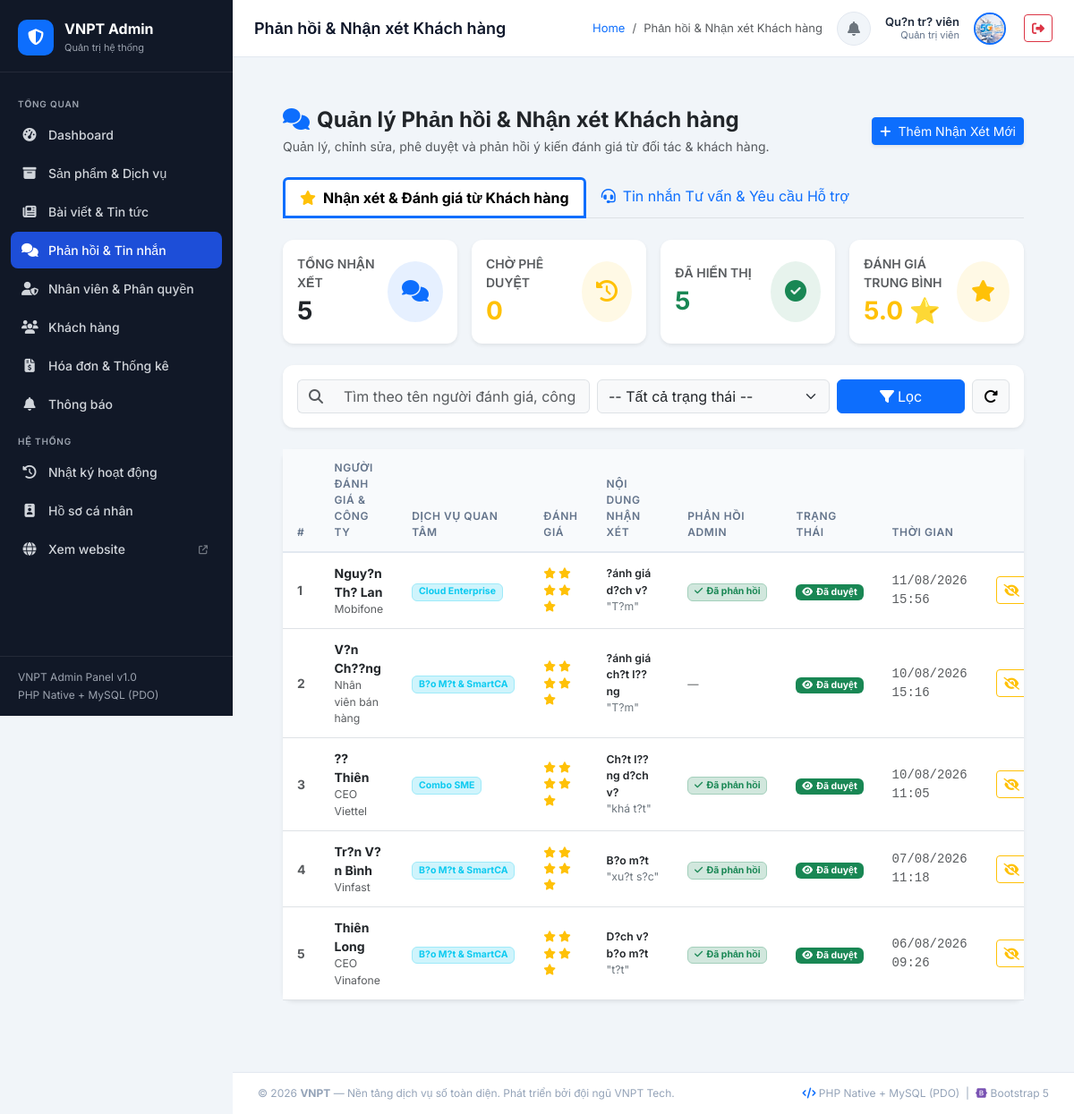
/admin_panel/customer_messages.php (signed in), run on the app's committed database.
### tables this page shows
CREATE TABLE `tai_khoan` (
  `id` bigint unsigned NOT NULL AUTO_INCREMENT,
  `email` varchar(150) NOT NULL,
  `hinh_anh_url` varchar(255) DEFAULT NULL,
  `mat_khau_hash` varchar(255) NOT NULL,
  `loai_tai_khoan` enum('nhan_vien','khach_hang') NOT NULL,
  `vai_tro_id` bigint unsigned NOT NULL,
  `trang_thai` enum('hoat_dong','khoa','cho_xac_thuc') NOT NULL DEFAULT 'cho_xac_thuc',
  `da_xac_thuc_email` tinyint(1) NOT NULL DEFAULT '0',
  `created_at` datetime DEFAULT CURRENT_TIMESTAMP,
  `updated_at` datetime DEFAULT CURRENT_TIMESTAMP ON UPDATE CURRENT_TIMESTAMP,
  PRIMARY KEY (`id`),
  UNIQUE KEY `email` (`email`),
  KEY `vai_tro_id` (`vai_tro_id`),
  CONSTRAINT `tai_khoan_ibfk_1` FOREIGN KEY (`vai_tro_id`) REFERENCES `vai_tro` (`id`)
);

CREATE TABLE `nhan_vien` (
  `id` bigint unsigned NOT NULL AUTO_INCREMENT,
  `tai_khoan_id` bigint unsigned NOT NULL,
  `ho_ten` varchar(150) NOT NULL,
  `created_at` datetime DEFAULT CURRENT_TIMESTAMP,
  `updated_at` datetime DEFAULT CURRENT_TIMESTAMP ON UPDATE CURRENT_TIMESTAMP,
  PRIMARY KEY (`id`),
  UNIQUE KEY `tai_khoan_id` (`tai_khoan_id`),
  CONSTRAINT `nhan_vien_ibfk_1` FOREIGN KEY (`tai_khoan_id`) REFERENCES `tai_khoan` (`id`) ON DELETE CASCADE
);

CREATE TABLE `vai_tro` (
  `id` bigint unsigned NOT NULL AUTO_INCREMENT,
  `ten_vai_tro` varchar(100) NOT NULL,
  `nhom_vai_tro` enum('nhan_vien','khach_hang') NOT NULL COMMENT 'Xác định vai trò này dùng cho nhân viên hay khách hàng',
  `mo_ta` varchar(255) DEFAULT NULL,
  PRIMARY KEY (`id`),
  UNIQUE KEY `ten_vai_tro` (`ten_vai_tro`)
);

CREATE TABLE `danh_gia_san_pham` (
  `id` bigint unsigned NOT NULL AUTO_INCREMENT,
  `san_pham_id` bigint unsigned DEFAULT NULL,
  `khach_hang_id` bigint unsigned DEFAULT NULL,
  `ho_ten_nguoi_danh_gia` varchar(255) DEFAULT NULL,
  `chuc_vu_cong_ty` varchar(255) DEFAULT NULL,
  `ten_dich_vu` varchar(255) DEFAULT NULL,
  `don_hang_chi_tiet_id` bigint unsigned DEFAULT NULL,
  `so_sao` tinyint NOT NULL,
  `tieu_de` varchar(200) DEFAULT NULL,
  `noi_dung` text,
  `phan_hoi_admin` text,
  `ngay_phan_hoi_admin` datetime DEFAULT NULL,
  `hinh_anh_dinh_kem` longtext,
  `trang_thai_duyet` enum('cho_duyet','da_duyet','tu_choi') DEFAULT 'cho_duyet',
  `created_at` datetime DEFAULT CURRENT_TIMESTAMP,
  PRIMARY KEY (`id`),
  KEY `khach_hang_id` (`khach_hang_id`),
  KEY `don_hang_chi_tiet_id` (`don_hang_chi_tiet_id`),
  KEY `idx_danhgia_sanpham_duyet` (`san_pham_id`,`trang_thai_duyet`),
  CONSTRAINT `danh_gia_san_pham_ibfk_1` FOREIGN KEY (`san_pham_id`) REFERENCES `san_pham` (`id`) ON DELETE CASCADE,
  CONSTRAINT `danh_gia_san_pham_ibfk_2` FOREIGN KEY (`khach_hang_id`) REFERENCES `khach_hang` (`id`) ON DELETE CASCADE,
  CONSTRAINT `danh_gia_san_pham_ibfk_3` FOREIGN KEY (`don_hang_chi_tiet_id`) REFERENCES `don_hang_chi_tiet` (`id`) ON DELETE SET NULL,
  CONSTRAINT `danh_gia_san_pham_chk_1` CHECK ((`so_sao` between 1 and 5)),
  CONSTRAINT `danh_gia_san_pham_chk_2` CHECK (json_valid(`hinh_anh_dinh_kem`))
);

### admin_panel/customer_messages.php (the view, shortened to what the rows shown need)
<?php
require_once __DIR__ . '/auth_check.php';
require_once __DIR__ . '/db.php';
$tab = $_GET['tab'] ?? 'reviews';
$whereRev  = ["1=1"];
$paramsRev = [];
$whereRevSql = implode(' AND ', $whereRev);
$stmtRev = $pdo->prepare("SELECT * FROM danh_gia_san_pham WHERE $whereRevSql ORDER BY id DESC");
$stmtRev->execute($paramsRev);
$reviews = $stmtRev->fetchAll(PDO::FETCH_ASSOC);
require_once __DIR__ . '/header.php';
?>
<div class="page-content">
    <?php if ($tab === 'reviews'): ?>
    <div class="card border-0 shadow-sm">
        <div class="table-responsive">
            <table class="table table-hover align-middle mb-0">
                <thead class="table-light">
                    <tr>
                        <th style="width: 50px;">#</th>
                        <th>Người đánh giá &amp; Công ty</th>
                        <th>Dịch vụ quan tâm</th>
                        <th>Đánh giá</th>
                        <th>Nội dung nhận xét</th>
                        <th>Phản hồi Admin</th>
                        <th>Trạng thái</th>
                        <th>Thời gian</th>
                        <th style="width: 140px;" class="text-end">Thao tác</th>
                    </tr>
                </thead>
                <tbody>
                <?php if (empty($reviews)): ?>
                    <tr>
                        <td colspan="9" class="text-center py-5 text-muted">
                            <i class="fa-regular fa-comment-dots fs-1 d-block mb-2 opacity-50"></i>
                            Chưa có nhận xét hoặc đánh giá nào.
                        </td>
                    </tr>
                <?php else: ?>
                    <?php foreach ($reviews as $idx => $r): ?>
                    <tr>
                        <td class="text-muted fw-bold"><?= $idx + 1 ?></td>
                        <td>
                            <div class="fw-bold text-dark"><?= htmlspecialchars($r['ho_ten_nguoi_danh_gia'] ?: 'Khách hàng') ?></div>
                            <div class="text-muted small"><?= htmlspecialchars($r['chuc_vu_cong_ty'] ?: 'Doanh nghiệp') ?></div>
                        </td>
                        <td>
                            <span class="badge bg-info-subtle text-info border border-info-subtle">
                                <?= htmlspecialchars($r['ten_dich_vu'] ?: 'Cloud Enterprise') ?>
                            </span>
                        </td>
                        <td>
                            <div class="text-warning small fw-bold">
                                <?php for ($s = 1; $s <= 5; $s++): ?>
                                    <i class="fa-<?= $s <= (int)$r['so_sao'] ? 'solid' : 'regular' ?> fa-star"></i>
                                <?php endfor; ?>
                            </div>
                        </td>
                        <td>
                            <?php if ($r['tieu_de']): ?>
                            <div class="fw-semibold text-dark small"><?= htmlspecialchars($r['tieu_de']) ?></div>
                            <?php endif; ?>
                            <div class="text-secondary small text-truncate" style="max-width: 250px;" title="<?= htmlspecialchars($r['noi_dung']) ?>">
                                "<?= htmlspecialchars($r['noi_dung']) ?>"
                            </div>
                        </td>
                        <td>
                            <?php if ($r['phan_hoi_admin']): ?>
                                <span class="badge bg-success-subtle text-success border border-success-subtle" title="<?= htmlspecialchars($r['phan_hoi_admin']) ?>">
                                    <i class="fa-solid fa-check me-1"></i>Đã phản hồi
                                </span>
                            <?php else: ?>
                                <span class="text-muted small">—</span>
                            <?php endif; ?>
                        </td>
                        <td>
                            <?php if ($r['trang_thai_duyet'] === 'da_duyet'): ?>
                                <span class="badge bg-success"><i class="fa-solid fa-eye me-1"></i>Đã duyệt</span>
                            <?php elseif ($r['trang_thai_duyet'] === 'tu_choi'): ?>
                                <span class="badge bg-secondary"><i class="fa-solid fa-eye-slash me-1"></i>Đã ẩn</span>
                            <?php else: ?>
                                <span class="badge bg-warning text-dark"><i class="fa-solid fa-clock me-1"></i>Chờ duyệt</span>
                            <?php endif; ?>
                        </td>
                        <td class="text-muted small font-monospace">
                            <?= date('d/m/Y H:i', strtotime($r['created_at'])) ?>
                        </td>
                        <td class="text-end">
                            <div class="btn-group btn-group-sm">
                                <?php if ($r['trang_thai_duyet'] !== 'da_duyet'): ?>
                                <form method="POST" class="d-inline">
                                    <input type="hidden" name="action" value="toggle_review_status">
                                    <input type="hidden" name="review_id" value="<?= $r['id'] ?>">
                                    <input type="hidden" name="status" value="da_duyet">
                                    <button type="submit" class="btn btn-outline-success btn-sm" title="Duyệt hiển thị trên website"><i class="fa-solid fa-check"></i></button>
                                </form>
                                <?php else: ?>
                                <form method="POST" class="d-inline">
                                    <button type="submit" class="btn btn-outline-warning btn-sm" title="Ẩn nhận xét này"><i class="fa-solid fa-eye-slash"></i></button>
                                </form>
                                <?php endif; ?>
                            </div>
                        </td>
                    </tr>
                    <?php endforeach; ?>
                <?php endif; ?>
                </tbody>
            </table>
        </div>
    </div>
    <?php endif; ?>
</div>
<?php require_once __DIR__ . '/footer.php'; ?>

### admin_panel/header.php (shortened to what the rows shown need)
<?php
$adminUser = $_SESSION['admin_user'] ?? ['ho_ten' => 'Admin', 'ten_vai_tro' => 'nhan_vien'];
$adminName = $adminUser['ho_ten'];
$adminRole = $adminUser['ten_vai_tro'] === 'quan_tri_vien' ? 'Quản trị viên' : $adminUser['ten_vai_tro'];
?>
<!DOCTYPE html>
<html lang="vi">
<head>
    <link rel="stylesheet" href="https://cdn.jsdelivr.net/npm/bootstrap@5.3.3/dist/css/bootstrap.min.css">
    <link rel="stylesheet" href="https://cdnjs.cloudflare.com/ajax/libs/font-awesome/6.5.1/css/all.min.css">
</head>
<body>
<div id="main-content">
    <header class="top-navbar">
        <div class="d-flex align-items-center gap-3 ms-auto">
            <a href="profile.php" class="admin-info d-none d-sm-block text-end text-decoration-none text-reset">
                <div class="name"><?= htmlspecialchars($adminName) ?></div>
                <div class="role"><?= htmlspecialchars($adminRole) ?></div>
            </a>
        </div>
    </header>
    <main class="page-content">

### data on the page
tai_khoan: nhan_vien.ho_ten "Qu?n tr? viên", vai_tro.ten_vai_tro "Quản trị viên"
danh_gia_san_pham: ho_ten_nguoi_danh_gia "Nguy?n Th? Lan", chuc_vu_cong_ty "Mobifone", ten_dich_vu "Cloud Enterprise", so_sao 5 (drawn), tieu_de "?ánh giá d?ch v?", noi_dung "T?m", trang_thai_duyet "da_duyet" (drawn), created_at "11/08/2026 15:56"
danh_gia_san_pham: ho_ten_nguoi_danh_gia "V?n Ch??ng", chuc_vu_cong_ty "Nhân viên bán hàng", ten_dich_vu "B?o M?t & SmartCA", so_sao 5 (drawn), tieu_de "?ánh giá ch?t l??ng", noi_dung "T?m", trang_thai_duyet "da_duyet" (drawn), created_at "10/08/2026 15:16"
danh_gia_san_pham: ho_ten_nguoi_danh_gia "?? Thiên", chuc_vu_cong_ty "CEO Viettel", ten_dich_vu "Combo SME", so_sao 5 (drawn), tieu_de "Ch?t l??ng d?ch v?", noi_dung "khá t?t", trang_thai_duyet "da_duyet" (drawn), created_at "10/08/2026 11:05"
danh_gia_san_pham: ho_ten_nguoi_danh_gia "Tr?n V?n Bình", chuc_vu_cong_ty "Vinfast", ten_dich_vu "B?o M?t & SmartCA", so_sao 5 (drawn), tieu_de "B?o m?t", noi_dung "xu?t s?c", trang_thai_duyet "da_duyet" (drawn), created_at "07/08/2026 11:18"
danh_gia_san_pham: ho_ten_nguoi_danh_gia "Thiên Long", chuc_vu_cong_ty "CEO Vinafone", ten_dich_vu "B?o M?t & SmartCA", so_sao 5 (drawn), tieu_de "D?ch v? b?o m?t", noi_dung "t?t", trang_thai_duyet "da_duyet" (drawn), created_at "06/08/2026 09:26"

### other printed values
$pageTitle "Phản hồi & Nhận xét Khách hàng"
$reviewCountAll "5"
$reviewCountPending "0"
$reviewCountApproved "5"
$reviewAvgRating "5.0"
